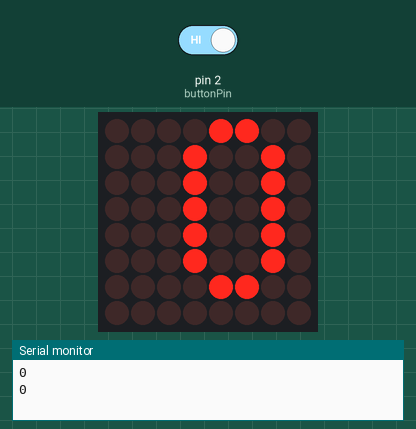
Simulated run of this sketch. Board: Arduino Uno, built with avr-gcc and run on an emulated ATmega328P. Shown: 8×8 LED matrix, the last lines printed to the serial monitor. The test bench sets the inputs (shaded band); at power-on: pin 2 (buttonPin) HIGH. Random numbers use the default seed unless the sketch sets one.

Above: at 23.1 s.
29.5 s: pin 2 (buttonPin) driven LOW
At 37.2 s:
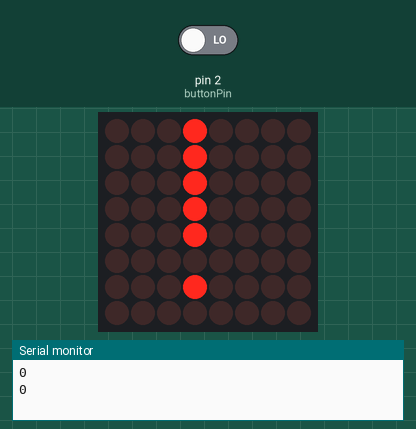
37.5 s: pin 2 (buttonPin) driven HIGH
At 41.4 s:
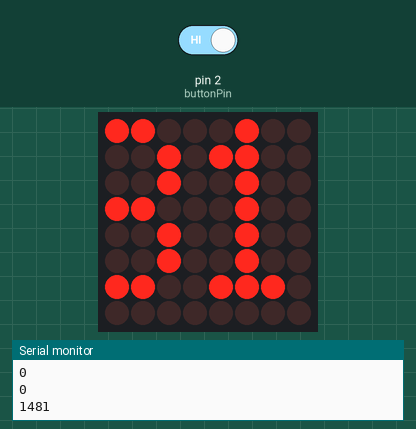
At 46.4 s:
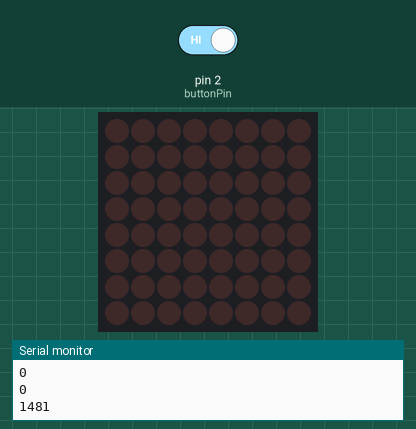
Timing chart, 0 to 47.9 s (numbered marks = the images above; inputs shaded):
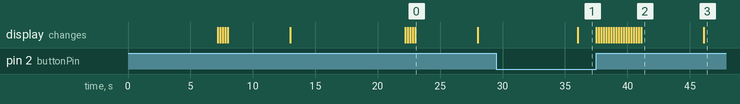

Measured:
- after the input at 37.5 s, the display: first changes at once (image 2 shows a later state)
- what the display in image 0 shows lasts 5.0 s, from 23.0 s to 28.0 s

The sketch:

response-time.ino
```cpp
#include <MaxMatrix.h>
#include <avr/pgmspace.h>

const unsigned char CH[] PROGMEM = {
3, 8, B00000000, B00000000, B00000000, B00000000, B00000000, // space
1, 8, B01011111, B00000000, B00000000, B00000000, B00000000, // !
3, 8, B00000011, B00000000, B00000011, B00000000, B00000000, // "
5, 8, B00010100, B00111110, B00010100, B00111110, B00010100, // #
4, 8, B00100100, B01101010, B00101011, B00010010, B00000000, // $
5, 8, B01100011, B00010011, B00001000, B01100100, B01100011, // %
5, 8, B00110110, B01001001, B01010110, B00100000, B01010000, // &
1, 8, B00000011, B00000000, B00000000, B00000000, B00000000, // '
3, 8, B00011100, B00100010, B01000001, B00000000, B00000000, // (
3, 8, B01000001, B00100010, B00011100, B00000000, B00000000, // )
5, 8, B00101000, B00011000, B00001110, B00011000, B00101000, // *
5, 8, B00001000, B00001000, B00111110, B00001000, B00001000, // +
2, 8, B10110000, B01110000, B00000000, B00000000, B00000000, // ,
4, 8, B00001000, B00001000, B00001000, B00001000, B00000000, // -
2, 8, B01100000, B01100000, B00000000, B00000000, B00000000, // .
4, 8, B01100000, B00011000, B00000110, B00000001, B00000000, // /
4, 8, B00111110, B01000001, B01000001, B00111110, B00000000, // 0
3, 8, B01000010, B01111111, B01000000, B00000000, B00000000, // 1
4, 8, B01100010, B01010001, B01001001, B01000110, B00000000, // 2
4, 8, B00100010, B01000001, B01001001, B00110110, B00000000, // 3
4, 8, B00011000, B00010100, B00010010, B01111111, B00000000, // 4
4, 8, B00100111, B01000101, B01000101, B00111001, B00000000, // 5
4, 8, B00111110, B01001001, B01001001, B00110000, B00000000, // 6
4, 8, B01100001, B00010001, B00001001, B00000111, B00000000, // 7
4, 8, B00110110, B01001001, B01001001, B00110110, B00000000, // 8
4, 8, B00000110, B01001001, B01001001, B00111110, B00000000, // 9
2, 8, B01010000, B00000000, B00000000, B00000000, B00000000, // :
2, 8, B10000000, B01010000, B00000000, B00000000, B00000000, // ;
3, 8, B00010000, B00101000, B01000100, B00000000, B00000000, // <
3, 8, B00010100, B00010100, B00010100, B00000000, B00000000, // =
3, 8, B01000100, B00101000, B00010000, B00000000, B00000000, // >
4, 8, B00000010, B01011001, B00001001, B00000110, B00000000, // ?
5, 8, B00111110, B01001001, B01010101, B01011101, B00001110, // @
4, 8, B01111110, B00010001, B00010001, B01111110, B00000000, // A
4, 8, B01111111, B01001001, B01001001, B00110110, B00000000, // B
4, 8, B00111110, B01000001, B01000001, B00100010, B00000000, // C
4, 8, B01111111, B01000001, B01000001, B00111110, B00000000, // D
4, 8, B01111111, B01001001, B01001001, B01000001, B00000000, // E
4, 8, B01111111, B00001001, B00001001, B00000001, B00000000, // F
4, 8, B00111110, B01000001, B01001001, B01111010, B00000000, // G
4, 8, B01111111, B00001000, B00001000, B01111111, B00000000, // H
3, 8, B01000001, B01111111, B01000001, B00000000, B00000000, // I
4, 8, B00110000, B01000000, B01000001, B00111111, B00000000, // J
4, 8, B01111111, B00001000, B00010100, B01100011, B00000000, // K
4, 8, B01111111, B01000000, B01000000, B01000000, B00000000, // L
5, 8, B01111111, B00000010, B00001100, B00000010, B01111111, // M
5, 8, B01111111, B00000100, B00001000, B00010000, B01111111, // N
4, 8, B00111110, B01000001, B01000001, B00111110, B00000000, // O
4, 8, B01111111, B00001001, B00001001, B00000110, B00000000, // P
4, 8, B00111110, B01000001, B01000001, B10111110, B00000000, // Q
4, 8, B01111111, B00001001, B00001001, B01110110, B00000000, // R
4, 8, B01000110, B01001001, B01001001, B00110010, B00000000, // S
5, 8, B00000001, B00000001, B01111111, B00000001, B00000001, // T
4, 8, B00111111, B01000000, B01000000, B00111111, B00000000, // U
5, 8, B00001111, B00110000, B01000000, B00110000, B00001111, // V
5, 8, B00111111, B01000000, B00111000, B01000000, B00111111, // W
5, 8, B01100011, B00010100, B00001000, B00010100, B01100011, // X
5, 8, B00000111, B00001000, B01110000, B00001000, B00000111, // Y
4, 8, B01100001, B01010001, B01001001, B01000111, B00000000, // Z
2, 8, B01111111, B01000001, B00000000, B00000000, B00000000, // [
4, 8, B00000001, B00000110, B00011000, B01100000, B00000000, // \ backslash
2, 8, B01000001, B01111111, B00000000, B00000000, B00000000, // ]
3, 8, B00000010, B00000001, B00000010, B00000000, B00000000, // hat
4, 8, B01000000, B01000000, B01000000, B01000000, B00000000, // _
2, 8, B00000001, B00000010, B00000000, B00000000, B00000000, // `
4, 8, B00100000, B01010100, B01010100, B01111000, B00000000, // a
4, 8, B01111111, B01000100, B01000100, B00111000, B00000000, // b
4, 8, B00111000, B01000100, B01000100, B00101000, B00000000, // c
4, 8, B00111000, B01000100, B01000100, B01111111, B00000000, // d
4, 8, B00111000, B01010100, B01010100, B00011000, B00000000, // e
3, 8, B00000100, B01111110, B00000101, B00000000, B00000000, // f
4, 8, B10011000, B10100100, B10100100, B01111000, B00000000, // g
4, 8, B01111111, B00000100, B00000100, B01111000, B00000000, // h
3, 8, B01000100, B01111101, B01000000, B00000000, B00000000, // i
4, 8, B01000000, B10000000, B10000100, B01111101, B00000000, // j
4, 8, B01111111, B00010000, B00101000, B01000100, B00000000, // k
3, 8, B01000001, B01111111, B01000000, B00000000, B00000000, // l
5, 8, B01111100, B00000100, B01111100, B00000100, B01111000, // m
4, 8, B01111100, B00000100, B00000100, B01111000, B00000000, // n
4, 8, B00111000, B01000100, B01000100, B00111000, B00000000, // o
4, 8, B11111100, B00100100, B00100100, B00011000, B00000000, // p
4, 8, B00011000, B00100100, B00100100, B11111100, B00000000, // q
4, 8, B01111100, B00001000, B00000100, B00000100, B00000000, // r
4, 8, B01001000, B01010100, B01010100, B00100100, B00000000, // s
3, 8, B00000100, B00111111, B01000100, B00000000, B00000000, // t
4, 8, B00111100, B01000000, B01000000, B01111100, B00000000, // u
5, 8, B00011100, B00100000, B01000000, B00100000, B00011100, // v
5, 8, B00111100, B01000000, B00111100, B01000000, B00111100, // w
5, 8, B01000100, B00101000, B00010000, B00101000, B01000100, // x
4, 8, B10011100, B10100000, B10100000, B01111100, B00000000, // y
3, 8, B01100100, B01010100, B01001100, B00000000, B00000000, // z
3, 8, B00001000, B00110110, B01000001, B00000000, B00000000, // {
1, 8, B01111111, B00000000, B00000000, B00000000, B00000000, // |
3, 8, B01000001, B00110110, B00001000, B00000000, B00000000, // }
4, 8, B00001000, B00000100, B00001000, B00000100, B00000000, // ~
};

int data      = 8;  // DIN pin of MAX7219 module
int load      = 9;  // CS pin of MAX7219 module
int clock     = 10; // CLK pin of MAX7219 module
int buttonPin  = 2; // button pin

int maxInUse = 1;    //change this variable to set how many MAX7219's you'll use
MaxMatrix m(data, load, clock, maxInUse); // define module

byte buffer[10];

void setup(){
  m.init(); // module initialize
  m.setIntensity(15); // dot matix intensity 0-15
  Serial.begin(9600); // serial communication initialize

  pinMode(buttonPin, INPUT);
}


void loop(){

  int wait_seconds = random(5, 10);
  delay(wait_seconds*1000);         // wait random period

  memcpy_P(buffer, CH + 7*('!'-32), 7);
  m.writeSprite(3, 0, buffer);
  int start = millis();
  while (digitalRead(buttonPin) != HIGH); // wait until button pressed


  int end = millis();
  int response_time = end - start;

  char charBuffer[30];
  sprintf(charBuffer, "%d", response_time);
  //String numberString = String(response_time);

  Serial.println(response_time);
  m.clear();
  printStringWithShift(charBuffer, 200); // display time on display (in miliseconds)
  delay(5000);                        // wait 5 seconds
  m.clear();
}

void printCharWithShift(char c, int shift_speed){
  if (c < 32) return;
  c -= 32;
  memcpy_P(buffer, CH + 7*c, 7);
  m.writeSprite(8, 0, buffer);
  m.setColumn(8 + buffer[0], 0);

  for (int i=0; i<buffer[0]+1; i++)
  {
    delay(shift_speed);
    m.shiftLeft(false, false);
  }
}

void printStringWithShift(char* s, int shift_speed){
  while (*s != 0){
    printCharWithShift(*s, shift_speed);
    s++;
  }
}
```
